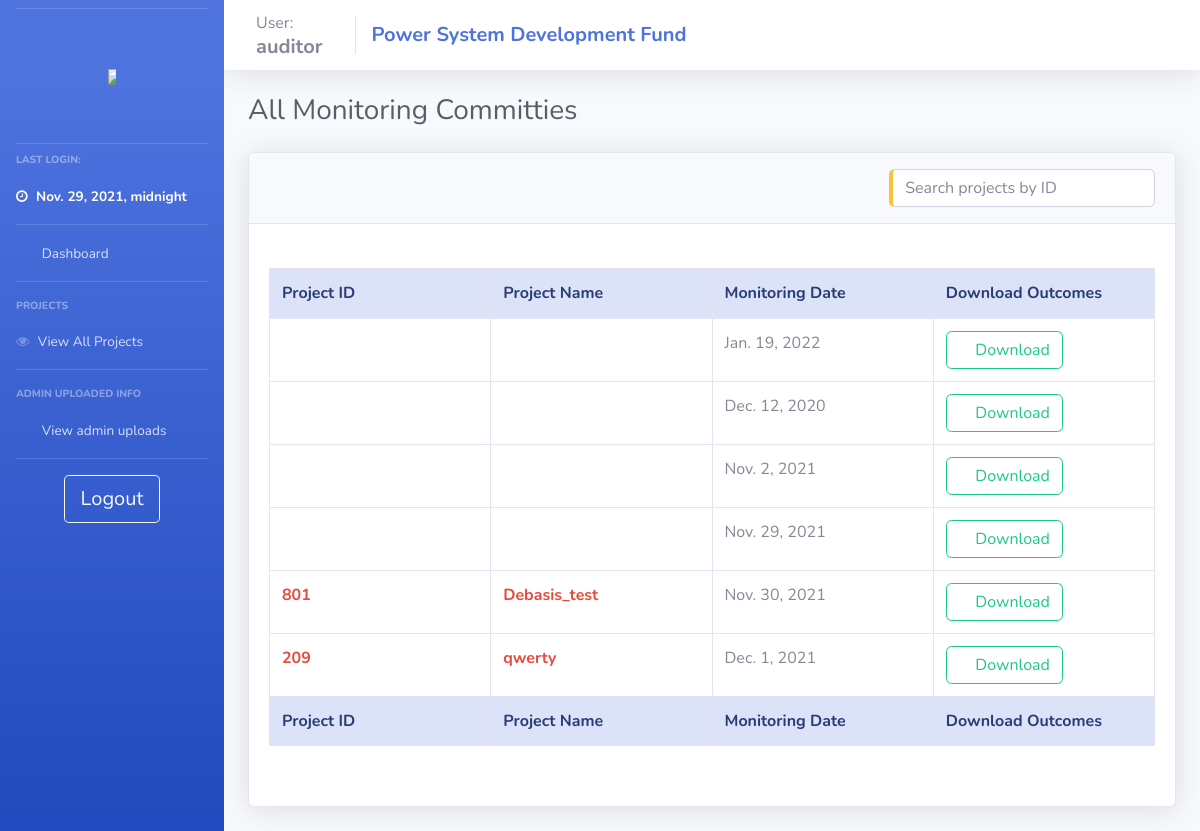
Page /auditor_view_monis/ (signed in) on the committed database.
### psdf_main/models.py (models this page shows)
class users(models.Model):
    username = models.CharField(max_length=200, null = False, unique = True)
    password = models.CharField(max_length=200, null = True)
    nodal = models.CharField(max_length=200, null = True)
    region = models.CharField(max_length=20, null = True)
    email = models.TextField(max_length=50, null=True)
    utilname = models.CharField(max_length=400, null = True)
    contact = models.CharField(max_length=10, null = True)
    address = models.CharField(max_length=500, null = True)
    reqdate = models.DateField(auto_now_add=True,null = True)
    aprdate = models.DateField( null = True)
    lastlogin = models.DateTimeField(null = True)
    admin = models.BooleanField(default=False)
    auditor = models.BooleanField(default=False)
    active = models.BooleanField(default=False)
    activate = models.BooleanField(default=False)
    notification = models.TextField(null=True)
    tpd = models.TextField(null=True)

class Monitoring_admin(models.Model):
    moniid = models.IntegerField(null=True, unique=True)
    project = models.ForeignKey(projects, null = True, on_delete= models.SET_NULL)
    userid = models.ForeignKey(users, null = True, on_delete= models.SET_NULL)
    monipath = models.TextField(null=True)
    monidate = models.DateField(null = True)

class projects(models.Model):
    userid = models.ForeignKey(users, null = True, on_delete = models.SET_NULL)
    name = models.CharField(max_length=200, null = False)
    newid = models.IntegerField(null = True, unique=True)
    dprsubdate = models.DateField(null = True)
    amt_asked = models.IntegerField(null = False)
    amt_updated = models.IntegerField(null = True)
    amt_approved = models.IntegerField(null = True)
    amt_released = models.IntegerField(default = 0)
    schedule = models.IntegerField(null = True)
    orischedule = models.IntegerField(null = True)
    fundcategory = models.CharField(max_length=20, null = True)
    projectpath = models.TextField(null = True)
    quantumOfFunding = models.IntegerField(null = True)
    status = models.CharField(max_length=1, null = True, default = '1')
    submitted_boq  = models.TextField(null=True)
    approved = models.BooleanField(default = False)
    ext = models.TextField(null=True)
    extF = models.TextField(null=True)
    deny = models.BooleanField(default = False)
    remark = models.TextField(null = True)
    remark_date = models.DateField(null = True)
    completedate = models.DateField(null = True)
    denydate = models.DateField(null = True)
    approvedate = models.DateField(null = True)
    tesg_list = models.TextField(null=True)
    dpraprdate = models.DateField(null = True, auto_now_add=True)
    tesgaprdate = models.DateField(null = True)
    aproutdate = models.DateField(null = True)
    appraprdate = models.DateField(null = True)
    monioutdate = models.DateField(null = True)
    moniaprdate = models.DateField(null = True)
    workflow = models.TextField(null=True)
    sanction_date = models.DateField(null=True)
    doc_path = models.TextField(null=True)
    doc_sign_date = models.DateField(null=True)
    completed = models.BooleanField(null=True, default=False)

### psdf_main/auditor_control.py (the view)
# urls.py: path('auditor_view_monis/', views.auditor_view_monis, name="auditor_view_monis"),
def auditor_view_monis(request):
    if auditoronline(request):
        context = full_auditor_context(request)
        context['monis'] = Monitoring_admin.objects.all()
        context['adt'] = '1'
        return render(request, 'psdf_main/_auditor_view_monis.html', context)
    else:
        return oops(request)

### psdf_main/helpers.py (called while the page is built)
def auditoronline(request):
    if (request.session.has_key('auditor')):
        return True
    else:
        return False

def full_auditor_context(request):
    if auditoronline(request):
        context = {'user':userDetails('auditor')}
        context['pending_projects'] = temp_projects.objects.all()
        context['all_projs'] = projects.objects.all()
        context['tesgs'] = TESG_admin.objects.all()
        context['apprs'] = Appraisal_admin.objects.all()
        context['monis'] = Monitoring_admin.objects.all()
        return context
    else:
        return {}

### psdf_main/templates/psdf_main/_auditor_view_monis.html (shortened to what this page needs)
{% extends 'psdf_main/includes/auditor_layout.html'%} {% load static %} {% block body %}
<div class="d-sm-flex align-items-center justify-content-between mb-4">
    <h1 class="h3 mb-0 text-gray-800">All Monitoring Committies</h1>
</div>
<div class="row">
    <div class="col-lg-12">
        <div class="card shadow mb-4">
            <div class="card-header py-3">
                <h6 class="m-0 font-weight-bold text-primary">
                    <input type="text" id="temp_proj_search" class="form-control input-text pull-right border-left-warning" onkeyup="get_temp_proj('temp_proj_search','dataTable')" placeholder="Search projects by ID" title="Search" style="margin:auto; width: 30%;">
                </h6>
            </div>
            <div class="card-body">
                <br>
                <div class="table-responsive">
                    <table class="table table-bordered table-hover" id="dataTable" width="100%" cellspacing="0" style="table-layout: fixed;
                    width: 100%;">
                        <thead class="alert-primary">
                            <tr>
                                <th>Project ID</th>
                                <th>Project Name</th>
                                <th>Monitoring Date</th>
                                <th>Download Outcomes</th>
                            </tr>
                        </thead>
                        <tfoot class="alert-primary">
                            <tr>
                                <th>Project ID</th>
                                <th>Project Name</th>
                                <th>Monitoring Date</th>
                                <th>Download Outcomes</th>
                            </tr>
                        </tfoot>
                        <tbody>
                            {% if not monis %}
                            <tr>
                                <td>Not Available</td>
                                <td>Not Available</td>
                                <td>Not Available</td>
                                <td>Not Available</td>
                            </tr>
                            {% else %} {% for moni in monis %}
                            <tr>
                                <td class="font-weight-bold text-danger">{{moni.project.newid}}</td>
                                <td><a href="/admin_project_details/{{moni.project.id}}" class="font-weight-bold text-danger">{{moni.project.name}}</a></td>
                                <td>{{moni.monidate}}</td>
                                <td><a class="btn btn-outline-success" href="/download_moni_mom/{{moni.id}}"><i class="fas fa-download"></i> Download </a></td>
                            </tr>
                            {% endfor %} {% endif %}
                        </tbody>
                    </table><br>
                </div>
            </div>
        </div>
    </div>
</div>
{% endblock %}

### psdf_main/templates/psdf_main/includes/auditor_layout.html (shortened to what this page needs)
{% load static %}
<!DOCTYPE html>
<html>
<head>
    <link rel="stylesheet" href="{% static '/css/base.css' %}" type="text/css">
    <link href="{% static 'css/sb-admin-2.min.css' %}" rel="stylesheet" type="text/css">
    <link href="{% static 'vendor1/fontawesome-free/css/all.css' %}" rel="stylesheet" type="text/css">
    <link rel="stylesheet" href="https://cdnjs.cloudflare.com/ajax/libs/font-awesome/4.7.0/css/font-awesome.min.css">
</head>
<body id="page-top">
    <div id="wrapper">
        {% include 'psdf_main/includes/_auditor_navbar.html'%}
        <div id="content-wrapper" class="d-flex flex-column">
            <nav class="navbar navbar-expand navbar-light bg-white topbar mb-4 static-top shadow">
                <div class="sidebar-brand-text mx-3">User:
                    <h5 class="m-0 font-weight-bold">{{user.username}}</h5>
                </div>
                <div class="navbar-brand">
                    <h5 class="m-0 font-weight-bold text-primary">Power System Development Fund</h5>
                </div>
            </nav>
            <div id="content">
                <div class="container-fluid">
                    {% block body %} {% endblock %}
                </div>
            </div>
        </div>
    </div>
</body>
</html>

### psdf_main/templates/psdf_main/includes/_auditor_navbar.html (shortened to what this page needs)
{% load static %}
<ul class="navbar-nav bg-gradient-primary sidebar sidebar-dark accordion" id="accordionSidebar">
    <hr class="sidebar-divider my-2"><br>
    <a class="sidebar-brand d-flex align-items-center justify-content-center" href="{% url '' %}">
        <div class="">
            <img src="{% static 'images/posocologo.png' %}" style="max-width:50%; max-height:50%;">
        </div>
    </a>
    <br>
    <hr class="sidebar-divider my-2">
    <div class="sidebar-heading">
        Last Login:
    </div>
    <li class="nav-item active">
        <a class="nav-link" href="/">
            <i class="fa fa-clock-o"></i>
            <span>{{user.lastlogin}}</span></a>
    </li>
    <hr class="sidebar-divider my-0">
    <li class="nav-item">
        <a class="nav-link" href="/">
            <i class="fas fa-fw fa-tachometer-alt"></i>
            <span>Dashboard</span></a>
    </li>
    <hr class="sidebar-divider d-none d-md-block">
    <div class="sidebar-heading">
        Projects
    </div>
    <li class="nav-item">
        <a class="nav-link" href="{% url 'auditor_view_projects' %}">
            <i class="fa fa-eye"></i>
            <span>View All Projects</span></a>
    </li>
    <hr class="sidebar-divider d-none d-md-block">
    <div class="sidebar-heading">
        Admin uploaded info
    </div>
    <li class="nav-item">
        <a class="nav-link collapsed" href="#" data-toggle="collapse" data-target="#collapsePages" aria-expanded="true" aria-controls="collapsePages">
            <i class="fas fa-fw fa-folder"></i>
            <span>View admin uploads</span>
        </a>
    </li>
    <hr class="sidebar-divider d-none d-md-block">
    <div class="text-center d-none d-md-inline">
        <a class="btn btn-lg btn-outline-light btn-wrap-text" href="{% url 'logout' %}"> Logout</a>
    </div>
</ul>

### static/css/base.css (style rules this page uses)
nav .navbar-nav .nav-link, nav .navbar-brand { color: #000; }
.table-responsive { max-height: 80%; }
.btn-wrap-text { overflow: hidden; white-space: nowrap; display: inline-block; text-overflow: ellipsis; }

### rows in the picture
users: lastlogin "Nov. 29, 2021, midnight", username "auditor"
Monitoring_admin: monidate "Jan. 19, 2022"
Monitoring_admin: monidate "Dec. 12, 2020"
Monitoring_admin: monidate "Nov. 2, 2021"
Monitoring_admin: monidate "Nov. 29, 2021"
Monitoring_admin: project.newid "801", project.name "Debasis_test", monidate "Nov. 30, 2021"
Monitoring_admin: project.newid "209", project.name "qwerty", monidate "Dec. 1, 2021"
